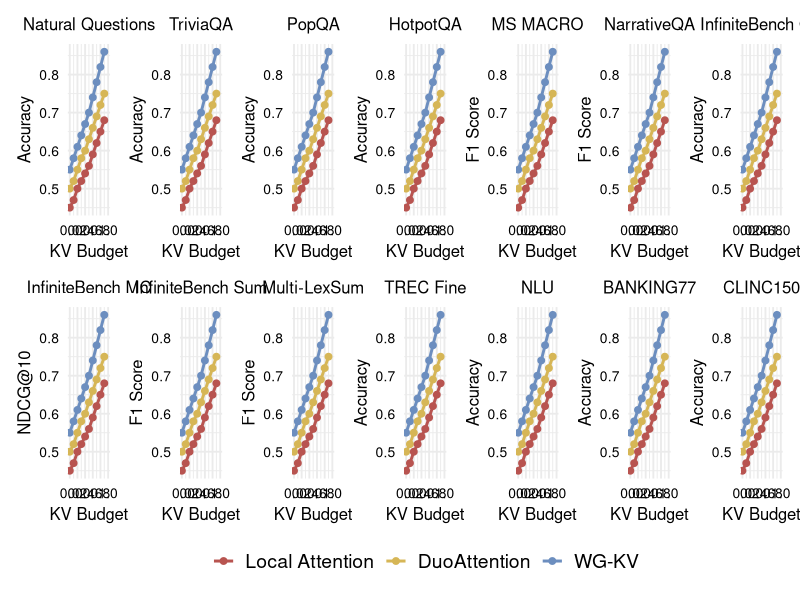

Recreate this plot in R.
library(tidyverse)
library(patchwork)

data <- tribble(
  ~panel_id, ~panel_title, ~y_label, ~kv_ratio, ~method, ~score,
  1,       "Natural Questions", "Accuracy", 0.0,       "WG-KV",           0.55,
  1,       "Natural Questions", "Accuracy", 0.1,       "WG-KV",           0.58,
  1,       "Natural Questions", "Accuracy", 0.2,       "WG-KV",           0.61,
  1,       "Natural Questions", "Accuracy", 0.3,       "WG-KV",           0.64,
  1,       "Natural Questions", "Accuracy", 0.4,       "WG-KV",           0.67,
  1,       "Natural Questions", "Accuracy", 0.5,       "WG-KV",           0.70,
  1,       "Natural Questions", "Accuracy", 0.6,       "WG-KV",           0.74,
  1,       "Natural Questions", "Accuracy", 0.7,       "WG-KV",           0.78,
  1,       "Natural Questions", "Accuracy", 0.8,       "WG-KV",           0.82,
  1,       "Natural Questions", "Accuracy", 0.9,       "WG-KV",           0.86,
  1,       "Natural Questions", "Accuracy", 0.0,       "DuoAttention",           0.50,
  1,       "Natural Questions", "Accuracy", 0.1,       "DuoAttention",           0.52,
  1,       "Natural Questions", "Accuracy", 0.2,       "DuoAttention",           0.55,
  1,       "Natural Questions", "Accuracy", 0.3,       "DuoAttention",           0.58,
  1,       "Natural Questions", "Accuracy", 0.4,       "DuoAttention",           0.60,
  1,       "Natural Questions", "Accuracy", 0.5,       "DuoAttention",           0.63,
  1,       "Natural Questions", "Accuracy", 0.6,       "DuoAttention",           0.66,
  1,       "Natural Questions", "Accuracy", 0.7,       "DuoAttention",           0.69,
  1,       "Natural Questions", "Accuracy", 0.8,       "DuoAttention",           0.72,
  1,       "Natural Questions", "Accuracy", 0.9,       "DuoAttention",           0.75,
  1,       "Natural Questions", "Accuracy", 0.0,       "Local Attention",           0.45,
  1,       "Natural Questions", "Accuracy", 0.1,       "Local Attention",           0.47,
  1,       "Natural Questions", "Accuracy", 0.2,       "Local Attention",           0.50,
  1,       "Natural Questions", "Accuracy", 0.3,       "Local Attention",           0.52,
  1,       "Natural Questions", "Accuracy", 0.4,       "Local Attention",           0.54,
  1,       "Natural Questions", "Accuracy", 0.5,       "Local Attention",           0.56,
  1,       "Natural Questions", "Accuracy", 0.6,       "Local Attention",           0.59,
  1,       "Natural Questions", "Accuracy", 0.7,       "Local Attention",           0.62,
  1,       "Natural Questions", "Accuracy", 0.8,       "Local Attention",           0.65,
  1,       "Natural Questions", "Accuracy", 0.9,       "Local Attention",           0.68,
  2,       "TriviaQA", "Accuracy", 0.0,       "WG-KV",           0.55,
  2,       "TriviaQA", "Accuracy", 0.1,       "WG-KV",           0.58,
  2,       "TriviaQA", "Accuracy", 0.2,       "WG-KV",           0.61,
  2,       "TriviaQA", "Accuracy", 0.3,       "WG-KV",           0.64,
  2,       "TriviaQA", "Accuracy", 0.4,       "WG-KV",           0.67,
  2,       "TriviaQA", "Accuracy", 0.5,       "WG-KV",           0.70,
  2,       "TriviaQA", "Accuracy", 0.6,       "WG-KV",           0.74,
  2,       "TriviaQA", "Accuracy", 0.7,       "WG-KV",           0.78,
  2,       "TriviaQA", "Accuracy", 0.8,       "WG-KV",           0.82,
  2,       "TriviaQA", "Accuracy", 0.9,       "WG-KV",           0.86,
  2,       "TriviaQA", "Accuracy", 0.0,       "DuoAttention",           0.50,
  2,       "TriviaQA", "Accuracy", 0.1,       "DuoAttention",           0.52,
  2,       "TriviaQA", "Accuracy", 0.2,       "DuoAttention",           0.55,
  2,       "TriviaQA", "Accuracy", 0.3,       "DuoAttention",           0.58,
  2,       "TriviaQA", "Accuracy", 0.4,       "DuoAttention",           0.60,
  2,       "TriviaQA", "Accuracy", 0.5,       "DuoAttention",           0.63,
  2,       "TriviaQA", "Accuracy", 0.6,       "DuoAttention",           0.66,
  2,       "TriviaQA", "Accuracy", 0.7,       "DuoAttention",           0.69,
  2,       "TriviaQA", "Accuracy", 0.8,       "DuoAttention",           0.72,
  2,       "TriviaQA", "Accuracy", 0.9,       "DuoAttention",           0.75,
  2,       "TriviaQA", "Accuracy", 0.0,       "Local Attention",           0.45,
  2,       "TriviaQA", "Accuracy", 0.1,       "Local Attention",           0.47,
  2,       "TriviaQA", "Accuracy", 0.2,       "Local Attention",           0.50,
  2,       "TriviaQA", "Accuracy", 0.3,       "Local Attention",           0.52,
  2,       "TriviaQA", "Accuracy", 0.4,       "Local Attention",           0.54,
  2,       "TriviaQA", "Accuracy", 0.5,       "Local Attention",           0.56,
  2,       "TriviaQA", "Accuracy", 0.6,       "Local Attention",           0.59,
  2,       "TriviaQA", "Accuracy", 0.7,       "Local Attention",           0.62,
  2,       "TriviaQA", "Accuracy", 0.8,       "Local Attention",           0.65,
  2,       "TriviaQA", "Accuracy", 0.9,       "Local Attention",           0.68,
  3,       "PopQA", "Accuracy", 0.0,       "WG-KV",           0.55,
  3,       "PopQA", "Accuracy", 0.1,       "WG-KV",           0.58,
  3,       "PopQA", "Accuracy", 0.2,       "WG-KV",           0.61,
  3,       "PopQA", "Accuracy", 0.3,       "WG-KV",           0.64,
  3,       "PopQA", "Accuracy", 0.4,       "WG-KV",           0.67,
  3,       "PopQA", "Accuracy", 0.5,       "WG-KV",           0.70,
  3,       "PopQA", "Accuracy", 0.6,       "WG-KV",           0.74,
  3,       "PopQA", "Accuracy", 0.7,       "WG-KV",           0.78,
  3,       "PopQA", "Accuracy", 0.8,       "WG-KV",           0.82,
  3,       "PopQA", "Accuracy", 0.9,       "WG-KV",           0.86,
  3,       "PopQA", "Accuracy", 0.0,       "DuoAttention",           0.50,
  3,       "PopQA", "Accuracy", 0.1,       "DuoAttention",           0.52,
  3,       "PopQA", "Accuracy", 0.2,       "DuoAttention",           0.55,
  3,       "PopQA", "Accuracy", 0.3,       "DuoAttention",           0.58,
  3,       "PopQA", "Accuracy", 0.4,       "DuoAttention",           0.60,
  3,       "PopQA", "Accuracy", 0.5,       "DuoAttention",           0.63,
  3,       "PopQA", "Accuracy", 0.6,       "DuoAttention",           0.66,
  3,       "PopQA", "Accuracy", 0.7,       "DuoAttention",           0.69,
  3,       "PopQA", "Accuracy", 0.8,       "DuoAttention",           0.72,
  3,       "PopQA", "Accuracy", 0.9,       "DuoAttention",           0.75,
  3,       "PopQA", "Accuracy", 0.0,       "Local Attention",           0.45,
  3,       "PopQA", "Accuracy", 0.1,       "Local Attention",           0.47,
  3,       "PopQA", "Accuracy", 0.2,       "Local Attention",           0.50,
  3,       "PopQA", "Accuracy", 0.3,       "Local Attention",           0.52,
  3,       "PopQA", "Accuracy", 0.4,       "Local Attention",           0.54,
  3,       "PopQA", "Accuracy", 0.5,       "Local Attention",           0.56,
  3,       "PopQA", "Accuracy", 0.6,       "Local Attention",           0.59,
  3,       "PopQA", "Accuracy", 0.7,       "Local Attention",           0.62,
  3,       "PopQA", "Accuracy", 0.8,       "Local Attention",           0.65,
  3,       "PopQA", "Accuracy", 0.9,       "Local Attention",           0.68,
  4,       "HotpotQA", "Accuracy", 0.0,       "WG-KV",           0.55,
  4,       "HotpotQA", "Accuracy", 0.1,       "WG-KV",           0.58,
  4,       "HotpotQA", "Accuracy", 0.2,       "WG-KV",           0.61,
  4,       "HotpotQA", "Accuracy", 0.3,       "WG-KV",           0.64,
  4,       "HotpotQA", "Accuracy", 0.4,       "WG-KV",           0.67,
  4,       "HotpotQA", "Accuracy", 0.5,       "WG-KV",           0.70,
  4,       "HotpotQA", "Accuracy", 0.6,       "WG-KV",           0.74,
  4,       "HotpotQA", "Accuracy", 0.7,       "WG-KV",           0.78,
  4,       "HotpotQA", "Accuracy", 0.8,       "WG-KV",           0.82,
  4,       "HotpotQA", "Accuracy", 0.9,       "WG-KV",           0.86,
  4,       "HotpotQA", "Accuracy", 0.0,       "DuoAttention",           0.50,
  4,       "HotpotQA", "Accuracy", 0.1,       "DuoAttention",           0.52,
  4,       "HotpotQA", "Accuracy", 0.2,       "DuoAttention",           0.55,
  4,       "HotpotQA", "Accuracy", 0.3,       "DuoAttention",           0.58,
  4,       "HotpotQA", "Accuracy", 0.4,       "DuoAttention",           0.60,
  4,       "HotpotQA", "Accuracy", 0.5,       "DuoAttention",           0.63,
  4,       "HotpotQA", "Accuracy", 0.6,       "DuoAttention",           0.66,
  4,       "HotpotQA", "Accuracy", 0.7,       "DuoAttention",           0.69,
  4,       "HotpotQA", "Accuracy", 0.8,       "DuoAttention",           0.72,
  4,       "HotpotQA", "Accuracy", 0.9,       "DuoAttention",           0.75,
  4,       "HotpotQA", "Accuracy", 0.0,       "Local Attention",           0.45,
  4,       "HotpotQA", "Accuracy", 0.1,       "Local Attention",           0.47,
  4,       "HotpotQA", "Accuracy", 0.2,       "Local Attention",           0.50,
  4,       "HotpotQA", "Accuracy", 0.3,       "Local Attention",           0.52,
  4,       "HotpotQA", "Accuracy", 0.4,       "Local Attention",           0.54,
  4,       "HotpotQA", "Accuracy", 0.5,       "Local Attention",           0.56,
  4,       "HotpotQA", "Accuracy", 0.6,       "Local Attention",           0.59,
  4,       "HotpotQA", "Accuracy", 0.7,       "Local Attention",           0.62,
  4,       "HotpotQA", "Accuracy", 0.8,       "Local Attention",           0.65,
  4,       "HotpotQA", "Accuracy", 0.9,       "Local Attention",           0.68,
  5,       "MS MACRO", "F1 Score", 0.0,       "WG-KV",           0.55,
  5,       "MS MACRO", "F1 Score", 0.1,       "WG-KV",           0.58,
  5,       "MS MACRO", "F1 Score", 0.2,       "WG-KV",           0.61,
  5,       "MS MACRO", "F1 Score", 0.3,       "WG-KV",           0.64,
  5,       "MS MACRO", "F1 Score", 0.4,       "WG-KV",           0.67,
  5,       "MS MACRO", "F1 Score", 0.5,       "WG-KV",           0.70,
  5,       "MS MACRO", "F1 Score", 0.6,       "WG-KV",           0.74,
  5,       "MS MACRO", "F1 Score", 0.7,       "WG-KV",           0.78,
  5,       "MS MACRO", "F1 Score", 0.8,       "WG-KV",           0.82,
  5,       "MS MACRO", "F1 Score", 0.9,       "WG-KV",           0.86,
  5,       "MS MACRO", "F1 Score", 0.0,       "DuoAttention",           0.50,
  5,       "MS MACRO", "F1 Score", 0.1,       "DuoAttention",           0.52,
  5,       "MS MACRO", "F1 Score", 0.2,       "DuoAttention",           0.55,
  5,       "MS MACRO", "F1 Score", 0.3,       "DuoAttention",           0.58,
  5,       "MS MACRO", "F1 Score", 0.4,       "DuoAttention",           0.60,
  5,       "MS MACRO", "F1 Score", 0.5,       "DuoAttention",           0.63,
  5,       "MS MACRO", "F1 Score", 0.6,       "DuoAttention",           0.66,
  5,       "MS MACRO", "F1 Score", 0.7,       "DuoAttention",           0.69,
  5,       "MS MACRO", "F1 Score", 0.8,       "DuoAttention",           0.72,
  5,       "MS MACRO", "F1 Score", 0.9,       "DuoAttention",           0.75,
  5,       "MS MACRO", "F1 Score", 0.0,       "Local Attention",           0.45,
  5,       "MS MACRO", "F1 Score", 0.1,       "Local Attention",           0.47,
  5,       "MS MACRO", "F1 Score", 0.2,       "Local Attention",           0.50,
  5,       "MS MACRO", "F1 Score", 0.3,       "Local Attention",           0.52,
  5,       "MS MACRO", "F1 Score", 0.4,       "Local Attention",           0.54,
  5,       "MS MACRO", "F1 Score", 0.5,       "Local Attention",           0.56,
  5,       "MS MACRO", "F1 Score", 0.6,       "Local Attention",           0.59,
  5,       "MS MACRO", "F1 Score", 0.7,       "Local Attention",           0.62,
  5,       "MS MACRO", "F1 Score", 0.8,       "Local Attention",           0.65,
  5,       "MS MACRO", "F1 Score", 0.9,       "Local Attention",           0.68,
  6,       "NarrativeQA", "F1 Score", 0.0,       "WG-KV",           0.55,
  6,       "NarrativeQA", "F1 Score", 0.1,       "WG-KV",           0.58,
  6,       "NarrativeQA", "F1 Score", 0.2,       "WG-KV",           0.61,
  6,       "NarrativeQA", "F1 Score", 0.3,       "WG-KV",           0.64,
  6,       "NarrativeQA", "F1 Score", 0.4,       "WG-KV",           0.67,
  6,       "NarrativeQA", "F1 Score", 0.5,       "WG-KV",           0.70,
  6,       "NarrativeQA", "F1 Score", 0.6,       "WG-KV",           0.74,
  6,       "NarrativeQA", "F1 Score", 0.7,       "WG-KV",           0.78,
  6,       "NarrativeQA", "F1 Score", 0.8,       "WG-KV",           0.82,
  6,       "NarrativeQA", "F1 Score", 0.9,       "WG-KV",           0.86,
  6,       "NarrativeQA", "F1 Score", 0.0,       "DuoAttention",           0.50,
  6,       "NarrativeQA", "F1 Score", 0.1,       "DuoAttention",           0.52,
  6,       "NarrativeQA", "F1 Score", 0.2,       "DuoAttention",           0.55,
  6,       "NarrativeQA", "F1 Score", 0.3,       "DuoAttention",           0.58,
  6,       "NarrativeQA", "F1 Score", 0.4,       "DuoAttention",           0.60,
  6,       "NarrativeQA", "F1 Score", 0.5,       "DuoAttention",           0.63,
  6,       "NarrativeQA", "F1 Score", 0.6,       "DuoAttention",           0.66,
  6,       "NarrativeQA", "F1 Score", 0.7,       "DuoAttention",           0.69,
  6,       "NarrativeQA", "F1 Score", 0.8,       "DuoAttention",           0.72,
  6,       "NarrativeQA", "F1 Score", 0.9,       "DuoAttention",           0.75,
  6,       "NarrativeQA", "F1 Score", 0.0,       "Local Attention",           0.45,
  6,       "NarrativeQA", "F1 Score", 0.1,       "Local Attention",           0.47,
  6,       "NarrativeQA", "F1 Score", 0.2,       "Local Attention",           0.50,
  6,       "NarrativeQA", "F1 Score", 0.3,       "Local Attention",           0.52,
  6,       "NarrativeQA", "F1 Score", 0.4,       "Local Attention",           0.54,
  6,       "NarrativeQA", "F1 Score", 0.5,       "Local Attention",           0.56,
  6,       "NarrativeQA", "F1 Score", 0.6,       "Local Attention",           0.59,
  6,       "NarrativeQA", "F1 Score", 0.7,       "Local Attention",           0.62,
  6,       "NarrativeQA", "F1 Score", 0.8,       "Local Attention",           0.65,
  6,       "NarrativeQA", "F1 Score", 0.9,       "Local Attention",           0.68,
  7,       "InfiniteBench QA", "Accuracy", 0.0,       "WG-KV",           0.55,
  7,       "InfiniteBench QA", "Accuracy", 0.1,       "WG-KV",           0.58,
  7,       "InfiniteBench QA", "Accuracy", 0.2,       "WG-KV",           0.61,
  7,       "InfiniteBench QA", "Accuracy", 0.3,       "WG-KV",           0.64,
  7,       "InfiniteBench QA", "Accuracy", 0.4,       "WG-KV",           0.67,
  7,       "InfiniteBench QA", "Accuracy", 0.5,       "WG-KV",           0.70,
  7,       "InfiniteBench QA", "Accuracy", 0.6,       "WG-KV",           0.74,
  7,       "InfiniteBench QA", "Accuracy", 0.7,       "WG-KV",           0.78,
  7,       "InfiniteBench QA", "Accuracy", 0.8,       "WG-KV",           0.82,
  7,       "InfiniteBench QA", "Accuracy", 0.9,       "WG-KV",           0.86,
  7,       "InfiniteBench QA", "Accuracy", 0.0,       "DuoAttention",           0.50,
  7,       "InfiniteBench QA", "Accuracy", 0.1,       "DuoAttention",           0.52,
  7,       "InfiniteBench QA", "Accuracy", 0.2,       "DuoAttention",           0.55,
  7,       "InfiniteBench QA", "Accuracy", 0.3,       "DuoAttention",           0.58,
  7,       "InfiniteBench QA", "Accuracy", 0.4,       "DuoAttention",           0.60,
  7,       "InfiniteBench QA", "Accuracy", 0.5,       "DuoAttention",           0.63,
  7,       "InfiniteBench QA", "Accuracy", 0.6,       "DuoAttention",           0.66,
  7,       "InfiniteBench QA", "Accuracy", 0.7,       "DuoAttention",           0.69,
  7,       "InfiniteBench QA", "Accuracy", 0.8,       "DuoAttention",           0.72,
  7,       "InfiniteBench QA", "Accuracy", 0.9,       "DuoAttention",           0.75,
  7,       "InfiniteBench QA", "Accuracy", 0.0,       "Local Attention",           0.45,
  7,       "InfiniteBench QA", "Accuracy", 0.1,       "Local Attention",           0.47,
  7,       "InfiniteBench QA", "Accuracy", 0.2,       "Local Attention",           0.50,
  7,       "InfiniteBench QA", "Accuracy", 0.3,       "Local Attention",           0.52,
  7,       "InfiniteBench QA", "Accuracy", 0.4,       "Local Attention",           0.54,
  7,       "InfiniteBench QA", "Accuracy", 0.5,       "Local Attention",           0.56,
  7,       "InfiniteBench QA", "Accuracy", 0.6,       "Local Attention",           0.59,
  7,       "InfiniteBench QA", "Accuracy", 0.7,       "Local Attention",           0.62,
  7,       "InfiniteBench QA", "Accuracy", 0.8,       "Local Attention",           0.65,
  7,       "InfiniteBench QA", "Accuracy", 0.9,       "Local Attention",           0.68,
  8,       "InfiniteBench MC", "NDCG@10", 0.0,       "WG-KV",           0.55,
  8,       "InfiniteBench MC", "NDCG@10", 0.1,       "WG-KV",           0.58,
  8,       "InfiniteBench MC", "NDCG@10", 0.2,       "WG-KV",           0.61,
  8,       "InfiniteBench MC", "NDCG@10", 0.3,       "WG-KV",           0.64,
  8,       "InfiniteBench MC", "NDCG@10", 0.4,       "WG-KV",           0.67,
  8,       "InfiniteBench MC", "NDCG@10", 0.5,       "WG-KV",           0.70,
  8,       "InfiniteBench MC", "NDCG@10", 0.6,       "WG-KV",           0.74,
  8,       "InfiniteBench MC", "NDCG@10", 0.7,       "WG-KV",           0.78,
  8,       "InfiniteBench MC", "NDCG@10", 0.8,       "WG-KV",           0.82,
  8,       "InfiniteBench MC", "NDCG@10", 0.9,       "WG-KV",           0.86,
  8,       "InfiniteBench MC", "NDCG@10", 0.0,       "DuoAttention",           0.50,
  8,       "InfiniteBench MC", "NDCG@10", 0.1,       "DuoAttention",           0.52,
  8,       "InfiniteBench MC", "NDCG@10", 0.2,       "DuoAttention",           0.55,
  8,       "InfiniteBench MC", "NDCG@10", 0.3,       "DuoAttention",           0.58,
  8,       "InfiniteBench MC", "NDCG@10", 0.4,       "DuoAttention",           0.60,
  8,       "InfiniteBench MC", "NDCG@10", 0.5,       "DuoAttention",           0.63,
  8,       "InfiniteBench MC", "NDCG@10", 0.6,       "DuoAttention",           0.66,
  8,       "InfiniteBench MC", "NDCG@10", 0.7,       "DuoAttention",           0.69,
  8,       "InfiniteBench MC", "NDCG@10", 0.8,       "DuoAttention",           0.72,
  8,       "InfiniteBench MC", "NDCG@10", 0.9,       "DuoAttention",           0.75,
  8,       "InfiniteBench MC", "NDCG@10", 0.0,       "Local Attention",           0.45,
  8,       "InfiniteBench MC", "NDCG@10", 0.1,       "Local Attention",           0.47,
  8,       "InfiniteBench MC", "NDCG@10", 0.2,       "Local Attention",           0.50,
  8,       "InfiniteBench MC", "NDCG@10", 0.3,       "Local Attention",           0.52,
  8,       "InfiniteBench MC", "NDCG@10", 0.4,       "Local Attention",           0.54,
  8,       "InfiniteBench MC", "NDCG@10", 0.5,       "Local Attention",           0.56,
  8,       "InfiniteBench MC", "NDCG@10", 0.6,       "Local Attention",           0.59,
  8,       "InfiniteBench MC", "NDCG@10", 0.7,       "Local Attention",           0.62,
  8,       "InfiniteBench MC", "NDCG@10", 0.8,       "Local Attention",           0.65,
  8,       "InfiniteBench MC", "NDCG@10", 0.9,       "Local Attention",           0.68,
  9,       "InfiniteBench Sum", "F1 Score", 0.0,       "WG-KV",           0.55,
  9,       "InfiniteBench Sum", "F1 Score", 0.1,       "WG-KV",           0.58,
  9,       "InfiniteBench Sum", "F1 Score", 0.2,       "WG-KV",           0.61,
  9,       "InfiniteBench Sum", "F1 Score", 0.3,       "WG-KV",           0.64,
  9,       "InfiniteBench Sum", "F1 Score", 0.4,       "WG-KV",           0.67,
  9,       "InfiniteBench Sum", "F1 Score", 0.5,       "WG-KV",           0.70,
  9,       "InfiniteBench Sum", "F1 Score", 0.6,       "WG-KV",           0.74,
  9,       "InfiniteBench Sum", "F1 Score", 0.7,       "WG-KV",           0.78,
  9,       "InfiniteBench Sum", "F1 Score", 0.8,       "WG-KV",           0.82,
  9,       "InfiniteBench Sum", "F1 Score", 0.9,       "WG-KV",           0.86,
  9,       "InfiniteBench Sum", "F1 Score", 0.0,       "DuoAttention",           0.50,
  9,       "InfiniteBench Sum", "F1 Score", 0.1,       "DuoAttention",           0.52,
  9,       "InfiniteBench Sum", "F1 Score", 0.2,       "DuoAttention",           0.55,
  9,       "InfiniteBench Sum", "F1 Score", 0.3,       "DuoAttention",           0.58,
  9,       "InfiniteBench Sum", "F1 Score", 0.4,       "DuoAttention",           0.60,
  9,       "InfiniteBench Sum", "F1 Score", 0.5,       "DuoAttention",           0.63,
  9,       "InfiniteBench Sum", "F1 Score", 0.6,       "DuoAttention",           0.66,
  9,       "InfiniteBench Sum", "F1 Score", 0.7,       "DuoAttention",           0.69,
  9,       "InfiniteBench Sum", "F1 Score", 0.8,       "DuoAttention",           0.72,
  9,       "InfiniteBench Sum", "F1 Score", 0.9,       "DuoAttention",           0.75,
  9,       "InfiniteBench Sum", "F1 Score", 0.0,       "Local Attention",           0.45,
  9,       "InfiniteBench Sum", "F1 Score", 0.1,       "Local Attention",           0.47,
  9,       "InfiniteBench Sum", "F1 Score", 0.2,       "Local Attention",           0.50,
  9,       "InfiniteBench Sum", "F1 Score", 0.3,       "Local Attention",           0.52,
  9,       "InfiniteBench Sum", "F1 Score", 0.4,       "Local Attention",           0.54,
  9,       "InfiniteBench Sum", "F1 Score", 0.5,       "Local Attention",           0.56,
  9,       "InfiniteBench Sum", "F1 Score", 0.6,       "Local Attention",           0.59,
  9,       "InfiniteBench Sum", "F1 Score", 0.7,       "Local Attention",           0.62,
  9,       "InfiniteBench Sum", "F1 Score", 0.8,       "Local Attention",           0.65,
  9,       "InfiniteBench Sum", "F1 Score", 0.9,       "Local Attention",           0.68,
  10,       "Multi-LexSum", "F1 Score", 0.0,       "WG-KV",           0.55,
  10,       "Multi-LexSum", "F1 Score", 0.1,       "WG-KV",           0.58,
  10,       "Multi-LexSum", "F1 Score", 0.2,       "WG-KV",           0.61,
  10,       "Multi-LexSum", "F1 Score", 0.3,       "WG-KV",           0.64,
  10,       "Multi-LexSum", "F1 Score", 0.4,       "WG-KV",           0.67,
  10,       "Multi-LexSum", "F1 Score", 0.5,       "WG-KV",           0.70,
  10,       "Multi-LexSum", "F1 Score", 0.6,       "WG-KV",           0.74,
  10,       "Multi-LexSum", "F1 Score", 0.7,       "WG-KV",           0.78,
  10,       "Multi-LexSum", "F1 Score", 0.8,       "WG-KV",           0.82,
  10,       "Multi-LexSum", "F1 Score", 0.9,       "WG-KV",           0.86,
  10,       "Multi-LexSum", "F1 Score", 0.0,       "DuoAttention",           0.50,
  10,       "Multi-LexSum", "F1 Score", 0.1,       "DuoAttention",           0.52,
  10,       "Multi-LexSum", "F1 Score", 0.2,       "DuoAttention",           0.55,
  10,       "Multi-LexSum", "F1 Score", 0.3,       "DuoAttention",           0.58,
  10,       "Multi-LexSum", "F1 Score", 0.4,       "DuoAttention",           0.60,
  10,       "Multi-LexSum", "F1 Score", 0.5,       "DuoAttention",           0.63,
  10,       "Multi-LexSum", "F1 Score", 0.6,       "DuoAttention",           0.66,
  10,       "Multi-LexSum", "F1 Score", 0.7,       "DuoAttention",           0.69,
  10,       "Multi-LexSum", "F1 Score", 0.8,       "DuoAttention",           0.72,
  10,       "Multi-LexSum", "F1 Score", 0.9,       "DuoAttention",           0.75,
  10,       "Multi-LexSum", "F1 Score", 0.0,       "Local Attention",           0.45,
  10,       "Multi-LexSum", "F1 Score", 0.1,       "Local Attention",           0.47,
  10,       "Multi-LexSum", "F1 Score", 0.2,       "Local Attention",           0.50,
  10,       "Multi-LexSum", "F1 Score", 0.3,       "Local Attention",           0.52,
  10,       "Multi-LexSum", "F1 Score", 0.4,       "Local Attention",           0.54,
  10,       "Multi-LexSum", "F1 Score", 0.5,       "Local Attention",           0.56,
  10,       "Multi-LexSum", "F1 Score", 0.6,       "Local Attention",           0.59,
  10,       "Multi-LexSum", "F1 Score", 0.7,       "Local Attention",           0.62,
  10,       "Multi-LexSum", "F1 Score", 0.8,       "Local Attention",           0.65,
  10,       "Multi-LexSum", "F1 Score", 0.9,       "Local Attention",           0.68,
  11,       "TREC Fine", "Accuracy", 0.0,       "WG-KV",           0.55,
  11,       "TREC Fine", "Accuracy", 0.1,       "WG-KV",           0.58,
  11,       "TREC Fine", "Accuracy", 0.2,       "WG-KV",           0.61,
  11,       "TREC Fine", "Accuracy", 0.3,       "WG-KV",           0.64,
  11,       "TREC Fine", "Accuracy", 0.4,       "WG-KV",           0.67,
  11,       "TREC Fine", "Accuracy", 0.5,       "WG-KV",           0.70,
  11,       "TREC Fine", "Accuracy", 0.6,       "WG-KV",           0.74,
  11,       "TREC Fine", "Accuracy", 0.7,       "WG-KV",           0.78,
  11,       "TREC Fine", "Accuracy", 0.8,       "WG-KV",           0.82,
  11,       "TREC Fine", "Accuracy", 0.9,       "WG-KV",           0.86,
  11,       "TREC Fine", "Accuracy", 0.0,       "DuoAttention",           0.50,
  11,       "TREC Fine", "Accuracy", 0.1,       "DuoAttention",           0.52,
  11,       "TREC Fine", "Accuracy", 0.2,       "DuoAttention",           0.55,
  11,       "TREC Fine", "Accuracy", 0.3,       "DuoAttention",           0.58,
  11,       "TREC Fine", "Accuracy", 0.4,       "DuoAttention",           0.60,
  11,       "TREC Fine", "Accuracy", 0.5,       "DuoAttention",           0.63,
  11,       "TREC Fine", "Accuracy", 0.6,       "DuoAttention",           0.66,
  11,       "TREC Fine", "Accuracy", 0.7,       "DuoAttention",           0.69,
  11,       "TREC Fine", "Accuracy", 0.8,       "DuoAttention",           0.72,
  11,       "TREC Fine", "Accuracy", 0.9,       "DuoAttention",           0.75,
  11,       "TREC Fine", "Accuracy", 0.0,       "Local Attention",           0.45,
  11,       "TREC Fine", "Accuracy", 0.1,       "Local Attention",           0.47,
  11,       "TREC Fine", "Accuracy", 0.2,       "Local Attention",           0.50,
  11,       "TREC Fine", "Accuracy", 0.3,       "Local Attention",           0.52,
  11,       "TREC Fine", "Accuracy", 0.4,       "Local Attention",           0.54,
  11,       "TREC Fine", "Accuracy", 0.5,       "Local Attention",           0.56,
  11,       "TREC Fine", "Accuracy", 0.6,       "Local Attention",           0.59,
  11,       "TREC Fine", "Accuracy", 0.7,       "Local Attention",           0.62,
  11,       "TREC Fine", "Accuracy", 0.8,       "Local Attention",           0.65,
  11,       "TREC Fine", "Accuracy", 0.9,       "Local Attention",           0.68,
  12,       "NLU", "Accuracy", 0.0,       "WG-KV",           0.55,
  12,       "NLU", "Accuracy", 0.1,       "WG-KV",           0.58,
  12,       "NLU", "Accuracy", 0.2,       "WG-KV",           0.61,
  12,       "NLU", "Accuracy", 0.3,       "WG-KV",           0.64,
  12,       "NLU", "Accuracy", 0.4,       "WG-KV",           0.67,
  12,       "NLU", "Accuracy", 0.5,       "WG-KV",           0.70,
  12,       "NLU", "Accuracy", 0.6,       "WG-KV",           0.74,
  12,       "NLU", "Accuracy", 0.7,       "WG-KV",           0.78,
  12,       "NLU", "Accuracy", 0.8,       "WG-KV",           0.82,
  12,       "NLU", "Accuracy", 0.9,       "WG-KV",           0.86,
  12,       "NLU", "Accuracy", 0.0,       "DuoAttention",           0.50,
  12,       "NLU", "Accuracy", 0.1,       "DuoAttention",           0.52,
  12,       "NLU", "Accuracy", 0.2,       "DuoAttention",           0.55,
  12,       "NLU", "Accuracy", 0.3,       "DuoAttention",           0.58,
  12,       "NLU", "Accuracy", 0.4,       "DuoAttention",           0.60,
  12,       "NLU", "Accuracy", 0.5,       "DuoAttention",           0.63,
  12,       "NLU", "Accuracy", 0.6,       "DuoAttention",           0.66,
  12,       "NLU", "Accuracy", 0.7,       "DuoAttention",           0.69,
  12,       "NLU", "Accuracy", 0.8,       "DuoAttention",           0.72,
  12,       "NLU", "Accuracy", 0.9,       "DuoAttention",           0.75,
  12,       "NLU", "Accuracy", 0.0,       "Local Attention",           0.45,
  12,       "NLU", "Accuracy", 0.1,       "Local Attention",           0.47,
  12,       "NLU", "Accuracy", 0.2,       "Local Attention",           0.50,
  12,       "NLU", "Accuracy", 0.3,       "Local Attention",           0.52,
  12,       "NLU", "Accuracy", 0.4,       "Local Attention",           0.54,
  12,       "NLU", "Accuracy", 0.5,       "Local Attention",           0.56,
  12,       "NLU", "Accuracy", 0.6,       "Local Attention",           0.59,
  12,       "NLU", "Accuracy", 0.7,       "Local Attention",           0.62,
  12,       "NLU", "Accuracy", 0.8,       "Local Attention",           0.65,
  12,       "NLU", "Accuracy", 0.9,       "Local Attention",           0.68,
  13,       "BANKING77", "Accuracy", 0.0,       "WG-KV",           0.55,
  13,       "BANKING77", "Accuracy", 0.1,       "WG-KV",           0.58,
  13,       "BANKING77", "Accuracy", 0.2,       "WG-KV",           0.61,
  13,       "BANKING77", "Accuracy", 0.3,       "WG-KV",           0.64,
  13,       "BANKING77", "Accuracy", 0.4,       "WG-KV",           0.67,
  13,       "BANKING77", "Accuracy", 0.5,       "WG-KV",           0.70,
  13,       "BANKING77", "Accuracy", 0.6,       "WG-KV",           0.74,
  13,       "BANKING77", "Accuracy", 0.7,       "WG-KV",           0.78,
  13,       "BANKING77", "Accuracy", 0.8,       "WG-KV",           0.82,
  13,       "BANKING77", "Accuracy", 0.9,       "WG-KV",           0.86,
  13,       "BANKING77", "Accuracy", 0.0,       "DuoAttention",           0.50,
  13,       "BANKING77", "Accuracy", 0.1,       "DuoAttention",           0.52,
  13,       "BANKING77", "Accuracy", 0.2,       "DuoAttention",           0.55,
  13,       "BANKING77", "Accuracy", 0.3,       "DuoAttention",           0.58,
  13,       "BANKING77", "Accuracy", 0.4,       "DuoAttention",           0.60,
  13,       "BANKING77", "Accuracy", 0.5,       "DuoAttention",           0.63,
  13,       "BANKING77", "Accuracy", 0.6,       "DuoAttention",           0.66,
  13,       "BANKING77", "Accuracy", 0.7,       "DuoAttention",           0.69,
  13,       "BANKING77", "Accuracy", 0.8,       "DuoAttention",           0.72,
  13,       "BANKING77", "Accuracy", 0.9,       "DuoAttention",           0.75,
  13,       "BANKING77", "Accuracy", 0.0,       "Local Attention",           0.45,
  13,       "BANKING77", "Accuracy", 0.1,       "Local Attention",           0.47,
  13,       "BANKING77", "Accuracy", 0.2,       "Local Attention",           0.50,
  13,       "BANKING77", "Accuracy", 0.3,       "Local Attention",           0.52,
  13,       "BANKING77", "Accuracy", 0.4,       "Local Attention",           0.54,
  13,       "BANKING77", "Accuracy", 0.5,       "Local Attention",           0.56,
  13,       "BANKING77", "Accuracy", 0.6,       "Local Attention",           0.59,
  13,       "BANKING77", "Accuracy", 0.7,       "Local Attention",           0.62,
  13,       "BANKING77", "Accuracy", 0.8,       "Local Attention",           0.65,
  13,       "BANKING77", "Accuracy", 0.9,       "Local Attention",           0.68,
  14,       "CLINC150", "Accuracy", 0.0,       "WG-KV",           0.55,
  14,       "CLINC150", "Accuracy", 0.1,       "WG-KV",           0.58,
  14,       "CLINC150", "Accuracy", 0.2,       "WG-KV",           0.61,
  14,       "CLINC150", "Accuracy", 0.3,       "WG-KV",           0.64,
  14,       "CLINC150", "Accuracy", 0.4,       "WG-KV",           0.67,
  14,       "CLINC150", "Accuracy", 0.5,       "WG-KV",           0.70,
  14,       "CLINC150", "Accuracy", 0.6,       "WG-KV",           0.74,
  14,       "CLINC150", "Accuracy", 0.7,       "WG-KV",           0.78,
  14,       "CLINC150", "Accuracy", 0.8,       "WG-KV",           0.82,
  14,       "CLINC150", "Accuracy", 0.9,       "WG-KV",           0.86,
  14,       "CLINC150", "Accuracy", 0.0,       "DuoAttention",           0.50,
  14,       "CLINC150", "Accuracy", 0.1,       "DuoAttention",           0.52,
  14,       "CLINC150", "Accuracy", 0.2,       "DuoAttention",           0.55,
  14,       "CLINC150", "Accuracy", 0.3,       "DuoAttention",           0.58,
  14,       "CLINC150", "Accuracy", 0.4,       "DuoAttention",           0.60,
  14,       "CLINC150", "Accuracy", 0.5,       "DuoAttention",           0.63,
  14,       "CLINC150", "Accuracy", 0.6,       "DuoAttention",           0.66,
  14,       "CLINC150", "Accuracy", 0.7,       "DuoAttention",           0.69,
  14,       "CLINC150", "Accuracy", 0.8,       "DuoAttention",           0.72,
  14,       "CLINC150", "Accuracy", 0.9,       "DuoAttention",           0.75,
  14,       "CLINC150", "Accuracy", 0.0,       "Local Attention",           0.45,
  14,       "CLINC150", "Accuracy", 0.1,       "Local Attention",           0.47,
  14,       "CLINC150", "Accuracy", 0.2,       "Local Attention",           0.50,
  14,       "CLINC150", "Accuracy", 0.3,       "Local Attention",           0.52,
  14,       "CLINC150", "Accuracy", 0.4,       "Local Attention",           0.54,
  14,       "CLINC150", "Accuracy", 0.5,       "Local Attention",           0.56,
  14,       "CLINC150", "Accuracy", 0.6,       "Local Attention",           0.59,
  14,       "CLINC150", "Accuracy", 0.7,       "Local Attention",           0.62,
  14,       "CLINC150", "Accuracy", 0.8,       "Local Attention",           0.65,
  14,       "CLINC150", "Accuracy", 0.9,       "Local Attention",           0.68
)

panel_info <- data %>%
  distinct(panel_id, panel_title, y_label) %>%
  arrange(panel_id)

data <- data %>%
  mutate(method = fct_rev(fct_inorder(method)))

plot_list <- map(seq_len(nrow(panel_info)), \(id) {
  panel_label <- panel_info$panel_title[[id]]
  y_label <- panel_info$y_label[[id]]

  data %>%
    filter(panel_id == id) %>%
    ggplot(aes(x = kv_ratio, y = score, colour = method)) +
    geom_line(linewidth = 1) +
    geom_point(size = 2) +
    scale_colour_manual(
      values = c("WG-KV" = "#6C8EBF", "DuoAttention" = "#D6B656", "Local Attention" = "#B85450")
    ) +
    scale_x_continuous(
      limits = c(0, 1),
      breaks = seq(0, 1, by = 0.2)
    ) +
    labs(
      x = "KV Budget",
      y = y_label,
      title = panel_label
    ) +
    theme_minimal(base_size = 14) +
    theme(
      plot.title = element_text(size = 12, hjust = 0.5),
      axis.text.x = element_text(size = 10, colour = "black"),
      axis.text.y = element_text(size = 10, colour = "black"),
      axis.title.x = element_text(size = 12),
      axis.title.y = element_text(size = 12),
      legend.title = element_blank(),
      legend.text = element_text(size = 14)
    )
})

fig <- wrap_plots(plot_list, ncol = 7, guides = "collect") &
  theme(legend.position = "bottom")

ggsave("benchmark.pdf", fig, width = 14.0, height = 4.5, units = "in")
